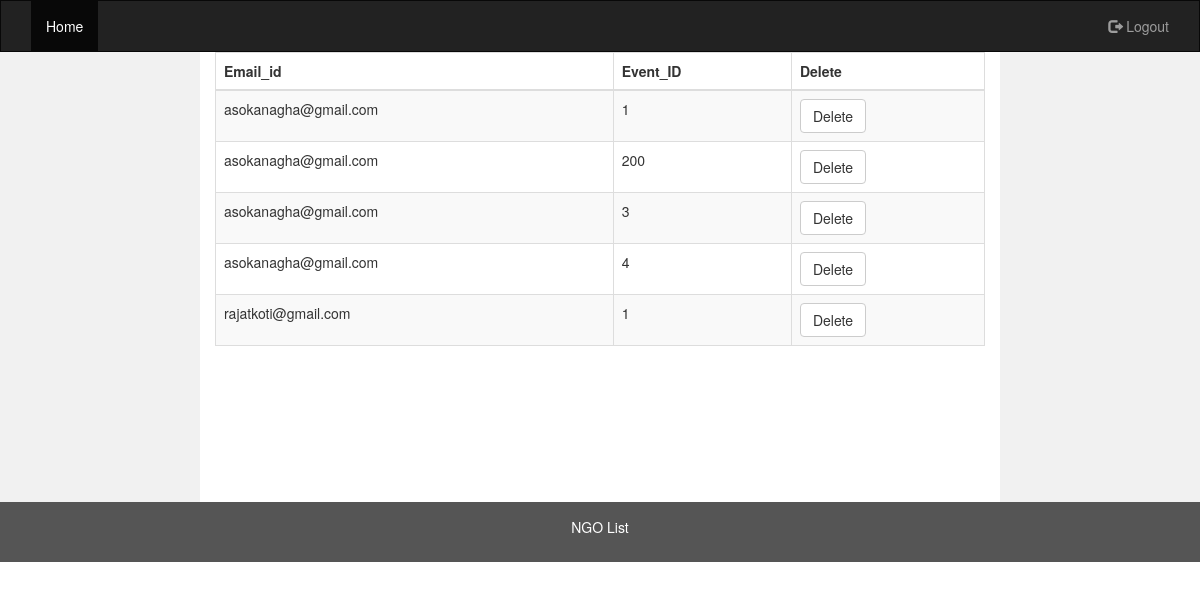
Page /php/volunteerdetails.php (signed in) on the committed database.
### tables this page shows
CREATE TABLE `sign_up` (
  `email` varchar(50) NOT NULL,
  `event_id` varchar(10) NOT NULL,
  `date` date NOT NULL,
  `cancel` int(11) NOT NULL DEFAULT '0'
);

### php/volunteerdetails.php (the view, shortened to what this page needs)
<!DOCTYPE html>
<html lang="en">
<head>
  <link rel="stylesheet" href="https://maxcdn.bootstrapcdn.com/bootstrap/3.3.7/css/bootstrap.min.css">
</head>
<body>
<nav class="navbar navbar-inverse">
  <div class="container-fluid">
    <div class="collapse navbar-collapse" id="myNavbar">
      <ul class="nav navbar-nav">
        <li class="active"><a href="adminpage.php">Home</a></li>
      </ul>
      <ul class="nav navbar-nav navbar-right">
        <li><a href="../php/logout.php"><span class="glyphicon glyphicon-log-out"></span> Logout</a></li>
      </ul>
    </div>
  </div>
</nav>
<div class="container-fluid text-center">
  <div class="row content">
    <div class="col-sm-2 sidenav">
    </div>
    <div class="col-sm-8 text-left">
      	<table id="example" class="table table-striped table-bordered" cellspacing="0" width="100%">
        <thead>
            <tr>
                <th>Email_id</th>
                <th>Event_ID</th>
                <th>Delete</th>
            </tr>
        </thead>
        <?php
        $servername = "localhost";
        $username = "root";
        $password = "root";
        $dbname = "volunteer";
        $conn = new mysqli($servername, $username, $password, $dbname);
         $sql = "SELECT * FROM `sign_up` where cancel='0' ";
         $result = $conn->query($sql);
         if ($result->num_rows > 0) {
         	while($row = $result->fetch_assoc()) {
				$deleteButtonString="<td><button  class='btn btn-default' id='delete' onclick='volunteer_delete(".$row["event_id"].")'>Delete</button></td>";
         		echo "<tr><td>".$row["email"]."</td><td>".$row["event_id"]."</td>".$deleteButtonString."</tr>";
         	}
         } else {
         	echo "0 results";
         }
         ?>
   </table>
    </div>
    <div class="col-sm-2 sidenav">
      </div>
    </div>
  </div>
<footer class="container-fluid text-center">
  <p>NGO List</p>
</footer>
</body>
</html>

### php/volunteerdetails.php (style rules this page uses)
.navbar { margin-bottom: 0; border-radius: 0; }
.row.content { height: 450px }
.sidenav { padding-top: 20px; background-color: #f1f1f1; height: 100%; }
footer { background-color: #555; color: white; padding: 15px; }

### rows in the picture
sign_up: email "asokanagha@gmail.com", event "1"
sign_up: email "asokanagha@gmail.com", event "200"
sign_up: email "asokanagha@gmail.com", event "3"
sign_up: email "asokanagha@gmail.com", event "4"
sign_up: email "rajatkoti@gmail.com", event "1"
